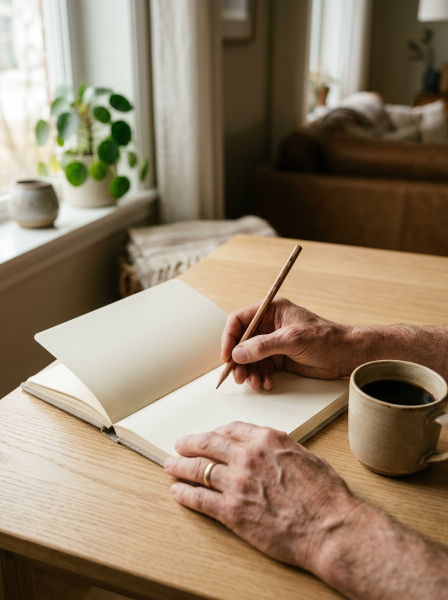
#> input picture OneDrive/Documentos/Materiais-Sonia/avulsos/carrossel-lista-anotar-antes-da-consulta/raw-photos/01-capa.jpg, 896 x 1200 px, found by its file name (shown at 1/2 size); the run also reads 4 pictures not shown here
$ python gerar_carrossel_anotar_antes_consulta.py
#> lines starting #> are read from the running program, lines starting #| are printed output that depends on the picture
# -*- coding: utf-8 -*-
"""
Script de Produção Automatizada — Carrossel Instagram 4:5 (1080 x 1350 px)
Carrossel: "O que anotar antes da consulta"
Cliente: Sônia Torres — Fonoaudióloga (CRFa 1-17701)
Linha: Infantil / Família / Observação da Comunicação

Gera:
1. Cópia das fotografias brutas em: avulsos/carrossel-lista-anotar-antes-da-consulta/raw-photos/
2. Slides finais (01 a 09 em PNG) em: avulsos/carrossel-lista-anotar-antes-da-consulta/slides-finais/
3. Grade de visualização comparativa: avulsos/carrossel-lista-anotar-antes-da-consulta/preview-grade.jpg
"""

import os
import shutil
import math
from pathlib import Path
from PIL import Image, ImageDraw, ImageFont, ImageEnhance, ImageFilter

# Caminhos principais do workspace
WORKSPACE = Path(r"c:\Users\Gamer\OneDrive\Documentos\Materiais-Sonia")
CARROSSEL_DIR = WORKSPACE / "avulsos" / "carrossel-lista-anotar-antes-da-consulta"
RAW_DIR = CARROSSEL_DIR / "raw-photos"
FINAL_DIR = CARROSSEL_DIR / "slides-finais"
FONT_PATH = WORKSPACE / "assets" / "fonts" / "PlusJakartaSans-Variable.ttf"

RAW_DIR.mkdir(parents=True, exist_ok=True)
FINAL_DIR.mkdir(parents=True, exist_ok=True)

# Dimensões 4:5 padrão Instagram feed
W, H = 1080, 1350

# Paleta oficial da identidade visual
COLOR_DEEP_GREEN = (29, 56, 43)        # #1D382B - Verde Petróleo Profundo
COLOR_CREAM = (250, 247, 242)          # #FAF7F2 - Off-White leitura
COLOR_BEIGE = (234, 228, 216)          # #EAE4D8 - Bege escuro cartões/badges
COLOR_BORDER = (226, 219, 208)         # #E2DBD0 - Borda sutil
COLOR_OLIVE = (68, 99, 75)             # #44634B - Verde Oliva de apoio
COLOR_TEXT_DARK = (46, 44, 41)         # #2E2C29 - Cinza grafite texto
COLOR_MUTED = (105, 100, 93)           # #69645D - Texto secundário
COLOR_LIGHT_CARD = (255, 255, 255)     # #FFFFFF - Card puro
COLOR_WHITE = (255, 255, 255)
COLOR_GOLD = (201, 164, 76)            # #C9A44C - Dourado sutil de destaque

# Mapeamento das imagens de alta resolução geradas
BRAIN_DIR = Path(r"C:\Users\Gamer\.gemini\antigravity-ide\brain\ba4cc574-fef7-48dd-be38-d38c8f7301a6")
SOURCE_PHOTOS = {
    "01-capa.jpg": BRAIN_DIR / "anotar_01_capa_1791486463693.jpg",
    "03-atencao.jpg": BRAIN_DIR / "anotar_03_atencao_1791486482737.jpg",
    "04-resposta-nome.jpg": BRAIN_DIR / "anotar_04_resposta_nome_1791486510558.jpg",
    "05-formas-pedir.jpg": BRAIN_DIR / "anotar_05_formas_pedir_1791486535514.jpg",
    "06-brincadeira.jpg": BRAIN_DIR / "anotar_06_brincadeira_1791486566771.jpg",
    "07-sensorial.jpg": BRAIN_DIR / "anotar_07_sensorial_1791486598375.jpg",
    "09-encerramento.jpg": BRAIN_DIR / "anotar_09_encerramento_1791486635963.jpg",
}

# Cópia das fotos para raw-photos
for fname, src_path in SOURCE_PHOTOS.items():
    dest_path = RAW_DIR / fname
    if src_path.exists():
        shutil.copy2(src_path, dest_path)
        print(f"[OK] Foto copiada: {fname}")
    else:
        print(f"[AVISO] Origem nao encontrada: {src_path}")
#> in render_slide_01, base_photo is the input picture: PIL image 896x1200 RGB; mean R, G, B 146.6, 127.9, 105.2


def get_font(size, weight=400):
    try:
        font = ImageFont.truetype(str(FONT_PATH), size)
        if hasattr(font, 'set_variation_by_axes'):
            font.set_variation_by_axes([weight])
        return font
    except Exception:
        # Fallback Windows
        if weight >= 700 and os.path.exists(r"C:\Windows\Fonts\segoeuib.ttf"):
            return ImageFont.truetype(r"C:\Windows\Fonts\segoeuib.ttf", size)
        elif weight >= 600 and os.path.exists(r"C:\Windows\Fonts\seguisb.ttf"):
            return ImageFont.truetype(r"C:\Windows\Fonts\seguisb.ttf", size)
        elif os.path.exists(r"C:\Windows\Fonts\segoeui.ttf"):
            return ImageFont.truetype(r"C:\Windows\Fonts\segoeui.ttf", size)
        return ImageFont.load_default()


def cover_crop(img, target_w, target_h):
#> called with target_w = 1080, target_h = 1350
    scale = max(target_w / img.width, target_h / img.height)
    nw, nh = round(img.width * scale), round(img.height * scale)
    resized = img.resize((nw, nh), Image.Resampling.LANCZOS)
    left = (nw - target_w) // 2
    top = (nh - target_h) // 2
    return resized.crop((left, top, left + target_w, top + target_h))


def wrap_text(draw, text, font, max_width):
    lines = []
    paragraphs = text.split("\n")
    for para in paragraphs:
        if not para.strip():
            lines.append("")
            continue
        words = para.split(" ")
        current = ""
        for word in words:
            test = word if not current else f"{current} {word}"
            bbox = draw.textbbox((0, 0), test, font=font)
            if bbox[2] - bbox[0] <= max_width:
                current = test
            else:
                if current:
                    lines.append(current)
                current = word
        if current:
            lines.append(current)
    return lines


# [5 lines left out: function draw_rounded_card, not called in this run]


def draw_badge(draw, text, x, y, bg_color, text_color, font_size=22, padding_x=22, padding_y=10):
    font = get_font(font_size, 700)
    bbox = draw.textbbox((0, 0), text, font=font)
    tw = bbox[2] - bbox[0]
    th = bbox[3] - bbox[1]
    bw = tw + padding_x * 2
    bh = th + padding_y * 2 + 4
    radius = bh // 2
    draw.rounded_rectangle([x, y, x + bw, y + bh], radius=radius, fill=bg_color)
    tx = x + padding_x
    ty = y + padding_y - bbox[1]
    draw.text((tx, ty), text, fill=text_color, font=font)
    return bw, bh


def draw_header_nav(draw, current_slide, total_slides=9, tag_text="COMUNICAÇÃO INFANTIL", is_dark=False):
    font_tag = get_font(21, 700)
    font_ind = get_font(21, 600)

    tag_color = COLOR_BEIGE if is_dark else COLOR_OLIVE
    ind_color = (200, 215, 205) if is_dark else COLOR_MUTED

    # Tag à esquerda
    draw.text((70, 75), tag_text.upper(), fill=tag_color, font=font_tag)

    # Indicador de slide à direita
    ind_str = f"{current_slide:02d} / {total_slides:02d}"
    bbox = draw.textbbox((0, 0), ind_str, font=font_ind)
    draw.text((W - 70 - (bbox[2] - bbox[0]), 75), ind_str, fill=ind_color, font=font_ind)


def draw_footer_brand(draw, is_dark=False, action_note=None):
    font_brand = get_font(20, 600)
    font_action = get_font(20, 600)

    brand_color = (210, 225, 215) if is_dark else COLOR_MUTED
    action_color = COLOR_GOLD if is_dark else COLOR_DEEP_GREEN

    brand_text = "Sônia Torres · Fonoaudióloga · CRFa 1-17701"
    draw.text((70, H - 85), brand_text, fill=brand_color, font=font_brand)

    if action_note:
        bbox = draw.textbbox((0, 0), action_note, font=font_action)
        draw.text((W - 70 - (bbox[2] - bbox[0]), H - 85), action_note, fill=action_color, font=font_action)


# ==========================================
# RENDERIZADORES INDIVIDUAIS DOS 9 SLIDES
# ==========================================

def render_slide_01():
    """Slide 1 — Capa com fotografia documental e tipografia editorial sofisticada"""
    photo_file = RAW_DIR / "01-capa.jpg"
    base_photo = Image.open(photo_file).convert("RGB")
    im = cover_crop(base_photo, W, H).convert("RGBA")

    # Camada de gradiente elegante no topo e base para garantir legibilidade impecável
    overlay = Image.new("RGBA", (W, H), (0, 0, 0, 0))
#> overlay: PIL image 1080x1350 RGBA; every value is 0
    d_over = ImageDraw.Draw(overlay)

    # Degradê sutil superior
    for y in range(460):
        alpha = int(210 * (1 - y / 460) ** 1.3)
        d_over.line([(0, y), (W, y)], fill=(250, 247, 242, alpha))

    # Card elegante flutuante para ancorar o título
    card_w, card_h = W - 120, 480
    card_x, card_y = 60, 110
    d_over.rounded_rectangle(
        [card_x, card_y, card_x + card_w, card_y + card_h],
        radius=28,
        fill=(250, 247, 242, 242),
        outline=COLOR_BORDER,
        width=2
    )

    im.alpha_composite(overlay)
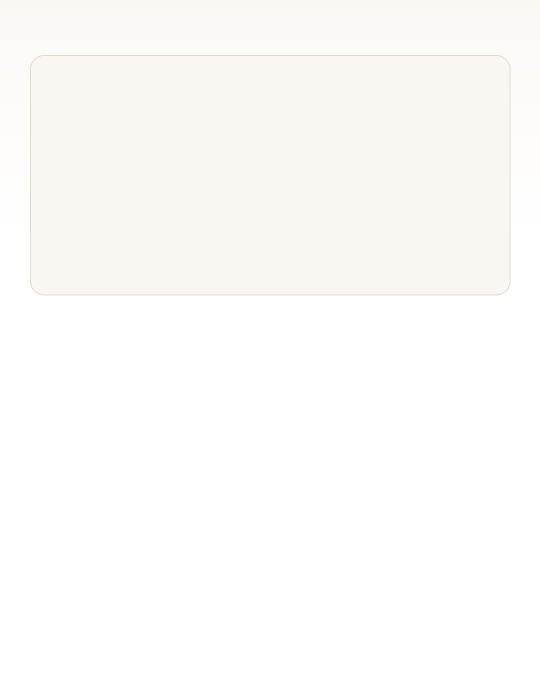
#> overlay: PIL image 1080x1350 RGBA (shown at 1/2 size); mean R, G, B, A 106.6, 105.3, 103.2, 93; transparent parts drawn white
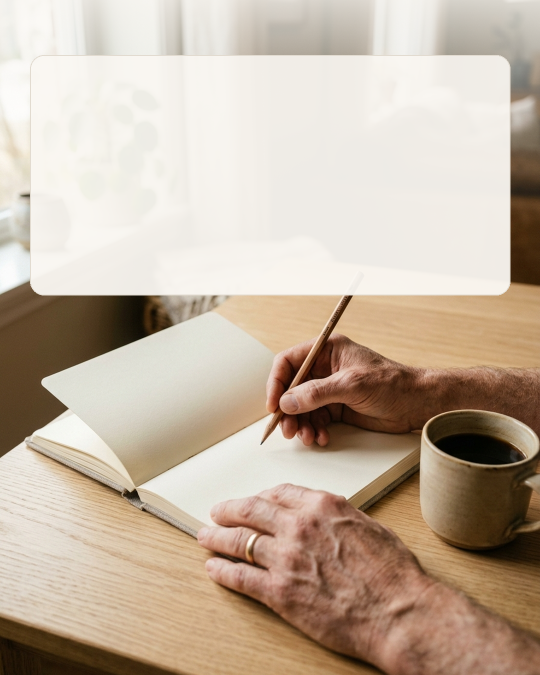
#> im: PIL image 1080x1350 RGBA (shown at 1/2 size); mean R, G, B, A 195, 178.3, 161.2, 255
    draw = ImageDraw.Draw(im)

    # Badge do topo do card
    draw_badge(draw, "OBSERVAÇÃO CLÍNICA", card_x + 45, card_y + 45, COLOR_BEIGE, COLOR_DEEP_GREEN, font_size=20)

    # Indicador de slide
    font_ind = get_font(21, 600)
    draw.text((card_x + card_w - 110, card_y + 48), "01 / 09", fill=COLOR_MUTED, font=font_ind)

    # Título Principal da Capa
    font_title = get_font(52, 800)
    title_text = "O que anotar antes\nda consulta"
    draw.text((card_x + 45, card_y + 115), title_text, fill=COLOR_DEEP_GREEN, font=font_title, spacing=14)

    # Subtítulo explicativo
    font_sub = get_font(27, 500)
    sub_text = "Sobre a comunicação de crianças dentro\ndo espectro autista."
    draw.text((card_x + 45, card_y + 270), sub_text, fill=COLOR_TEXT_DARK, font=font_sub, spacing=10)

    # Selo de utilidade no card
    draw_badge(draw, "📌 Salve para levar na consulta", card_x + 45, card_y + 390, COLOR_DEEP_GREEN, COLOR_CREAM, font_size=22, padding_x=24, padding_y=12)

    # Faixa inferior com crédito da Dra. Sônia e chamada de arraste
    pill_w, pill_h = W - 140, 84
    pill_x, pill_y = 70, H - 140
    draw.rounded_rectangle([pill_x, pill_y, pill_x + pill_w, pill_y + pill_h], radius=24, fill=(29, 56, 43, 235))

    font_brand = get_font(22, 600)
    font_swipe = get_font(22, 700)
    draw.text((pill_x + 35, pill_y + 26), "Sônia Torres · Fonoaudióloga", fill=COLOR_CREAM, font=font_brand)

    swipe_text = "Arraste para o lado 👉"
    bbox = draw.textbbox((0, 0), swipe_text, font=font_swipe)
#> bbox = (0, 2, 89, 12)
    draw.text((pill_x + pill_w - (bbox[2] - bbox[0]) - 35, pill_y + 26), swipe_text, fill=(255, 230, 160), font=font_swipe)

    return im.convert("RGB")
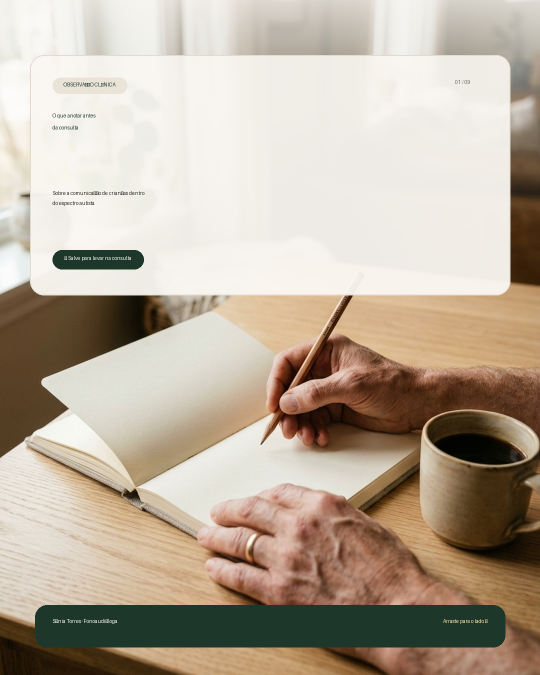
#> returned value: PIL image 1080x1350 RGB (shown at 1/2 size); mean R, G, B 186, 172.9, 156.6


def render_slide_02():
    """Slide 2 — Contexto e Alinhamento Ético (Sem foto, design editorial e acolhedor)"""
    im = Image.new("RGBA", (W, H), COLOR_CREAM)
    draw = ImageDraw.Draw(im)

    draw_header_nav(draw, 2, 9, tag_text="PREPARO PARA AVALIAÇÃO")

    # Card Central Editorial com moldura dupla
    cx, cy = 70, 150
    cw, ch = W - 140, H - 300
    draw.rounded_rectangle([cx, cy, cx + cw, cy + ch], radius=32, fill=COLOR_WHITE, outline=COLOR_BORDER, width=2)

    # Tag de destaque no interior do card
    draw_badge(draw, "POR QUE REGISTRAR?", cx + 55, cy + 60, COLOR_BEIGE, COLOR_DEEP_GREEN, font_size=22)

    # Citação de impacto com aspas editoriais
    font_quote_mark = get_font(84, 800)
    draw.text((cx + 55, cy + 130), "“", fill=COLOR_OLIVE, font=font_quote_mark)

    font_main = get_font(42, 700)
    main_text = "Anotar o dia a dia ajuda quem avalia a entender a comunicação da criança no ambiente real dela."
    lines_main = wrap_text(draw, main_text, font_main, cw - 110)
#> lines_main = 1 item

    curr_y = cy + 225
    for line in lines_main:
        draw.text((cx + 55, curr_y), line, fill=COLOR_DEEP_GREEN, font=font_main)
        curr_y += 62
#> this loop made 1 pass
#> curr_y on pass 1: 437
#> after the loop, curr_y = 437

    # Linha divisória fina e elegante
    curr_y += 35
#> curr_y = 472
    draw.line([(cx + 55, curr_y), (cx + cw - 55, curr_y)], fill=COLOR_BORDER, width=1)

    # Bloco explicativo sobre a ausência de diagnóstico/autoteste
    curr_y += 45
#> curr_y = 517
    box_w = cw - 110
    box_h = 240
    draw.rounded_rectangle([cx + 55, curr_y, cx + 55 + box_w, curr_y + box_h], radius=20, fill=(244, 239, 232), outline=COLOR_BORDER, width=1)

    font_note_title = get_font(26, 700)
    draw.text((cx + 85, curr_y + 35), "⚠️ Importante lembrar:", fill=COLOR_DEEP_GREEN, font=font_note_title)

    font_note_body = get_font(25, 400)
    note_text = (
        "Esta lista não é um teste, não soma pontos e não serve para "
        "diagnóstico. Quem avalia observa o contexto completo da criança, "
        "e suas anotações trazem a realidade da sua casa para a consulta."
    )
    lines_note = wrap_text(draw, note_text, font_note_body, box_w - 60)
#> lines_note = 2 items
    ny = curr_y + 85
#> ny = 602
    for line in lines_note:
        draw.text((cx + 85, ny), line, fill=COLOR_TEXT_DARK, font=font_note_body)
        ny += 40
#> this loop made 2 passes
#> ny on pass 1: 642
#> after the loop, ny = 682

    # Rodapé institucional
    draw_footer_brand(draw, is_dark=False, action_note="Deslize para ver os 5 pontos →")
    return im.convert("RGB")
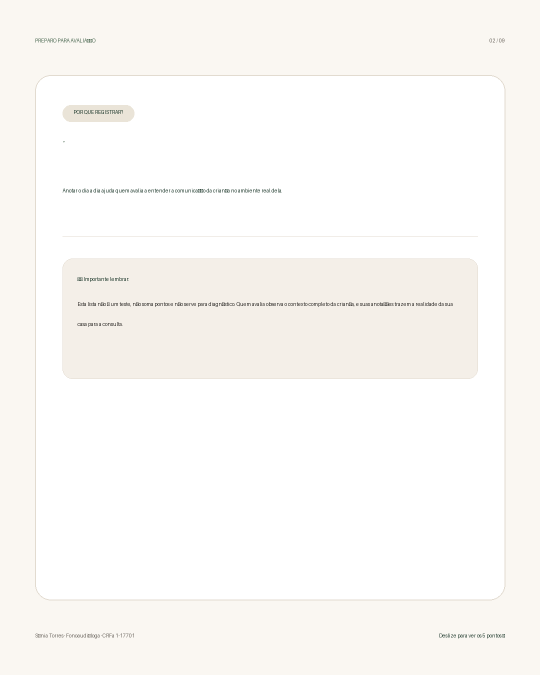
#> returned value: PIL image 1080x1350 RGB (shown at 1/2 size); mean R, G, B 251, 249.3, 246.6


def render_content_slide(slide_num, total_slides, area_num, area_title, prompt_question, photo_filename, observation_tip=None):
    """Renderiza slides das áreas 1 a 5 com fotografia documental de alta resolução e card editorial"""
#> called with slide_num = 3, total_slides = 9, area_num = 1, area_title = 'Atenção compartilhada', photo_filename = '03-atencao.jpg'
    im = Image.new("RGBA", (W, H), COLOR_CREAM)
    draw = ImageDraw.Draw(im)

    draw_header_nav(draw, slide_num, total_slides, tag_text=f"ÁREA {area_num} DE 5")

    # Card com a Fotografia Documental
    # Dimensões da foto em formato harmonioso (1080 - 140 = 940 de largura, 560 de altura)
    photo_w = W - 140
    photo_h = 570
    px, py = 70, 140

    photo_file = RAW_DIR / photo_filename
    if photo_file.exists():
        raw_img = Image.open(photo_file).convert("RGB")
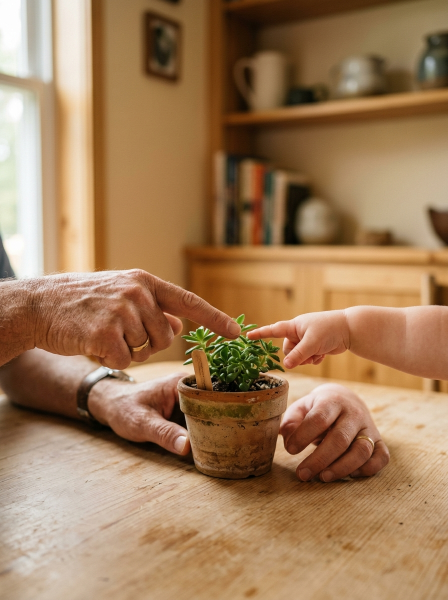
#> input picture OneDrive/Documentos/Materiais-Sonia/avulsos/carrossel-lista-anotar-antes-da-consulta/raw-photos/03-atencao.jpg, 896 x 1200 px, found by its file name (shown at 1/2 size)
#> raw_img is the input picture: PIL image 896x1200 RGB; mean R, G, B 160.1, 124.6, 89.9
        cropped_photo = cover_crop(raw_img, photo_w, photo_h)
#> call 2 of cover_crop, with target_w = 940, target_h = 570
#> in cover_crop (call 2), `return resized.crop((left, top, left + target_w, top + target_h))`:
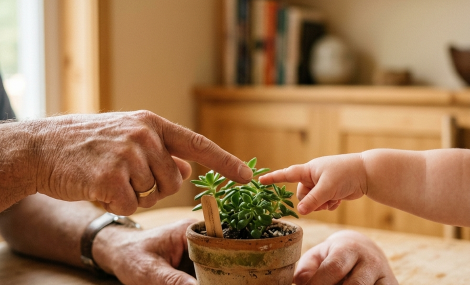
#> returned value: PIL image 940x570 RGB (shown at 1/2 size); mean R, G, B 162.9, 122.2, 85.7

        # Aplicar cantos arredondados na imagem
        mask = Image.new("L", (photo_w, photo_h), 0)
#> mask: PIL image 940x570 L; every value is 0
        mask_draw = ImageDraw.Draw(mask)
        mask_draw.rounded_rectangle([0, 0, photo_w, photo_h], radius=28, fill=255)

        im.paste(cropped_photo, (px, py), mask)
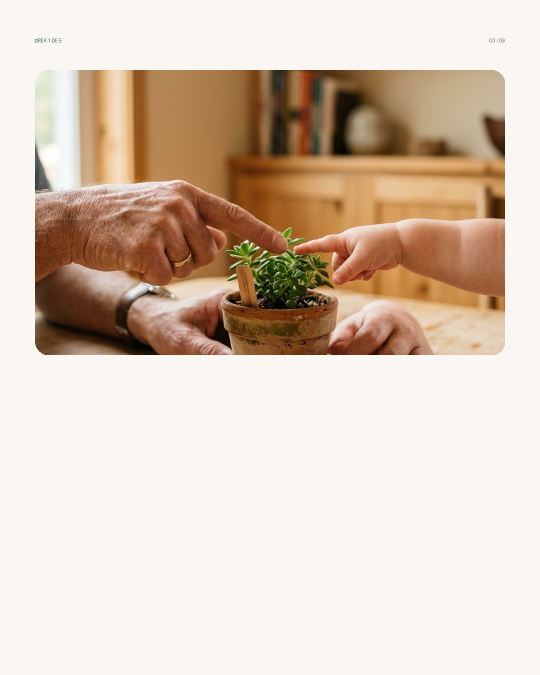
#> im: PIL image 1080x1350 RGBA (shown at 1/2 size); mean R, G, B, A 218, 201.2, 184.6, 255

        # Borda sutil sobre a foto
        draw.rounded_rectangle([px, py, px + photo_w, py + photo_h], radius=28, outline=COLOR_BORDER, width=2)

    # Card Inferior de Texto e Pergunta
    card_y = py + photo_h + 30
    card_h = H - card_y - 140
    draw.rounded_rectangle([px, card_y, px + photo_w, card_y + card_h], radius=28, fill=COLOR_WHITE, outline=COLOR_BORDER, width=2)

    # Tag interna da área
    draw_badge(draw, f"ÁREA {area_num}", px + 45, card_y + 40, COLOR_BEIGE, COLOR_DEEP_GREEN, font_size=20)

    # Título da Área
    font_area_title = get_font(36, 800)
    draw.text((px + 45, card_y + 98), area_title, fill=COLOR_DEEP_GREEN, font=font_area_title)

    # Linha divisória suave
    draw.line([(px + 45, card_y + 158), (px + photo_w - 45, card_y + 158)], fill=COLOR_BORDER, width=1)

    # Pergunta reflexiva para os pais
    font_question = get_font(28, 500)
    lines_q = wrap_text(draw, prompt_question, font_question, photo_w - 90)
#> (the rest of the program and of its run is left out)
